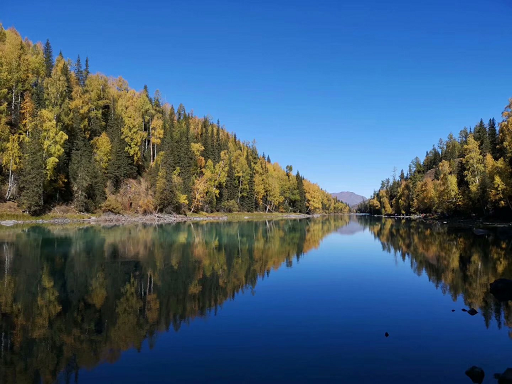
#> input picture 7.图像几何变换之镜像仿射透视/code/scenery.png, 512 x 384 px
$ python 7-1-flip.py
#> lines starting #> are read from the running program, lines starting #| are printed output that depends on the picture
import cv2
import numpy as np
import matplotlib.pyplot as plt

# 读取图片
img = cv2.imread('scenery.png')
#> img is the input picture: shape (384, 512, 3); mean B, G, R 117.2, 91.6, 64.3
src = cv2.cvtColor(img, cv2.COLOR_BGR2RGB)

# 图像翻转
img1 = cv2.flip(src, 0)  # 参数=0以X轴为对称轴翻转
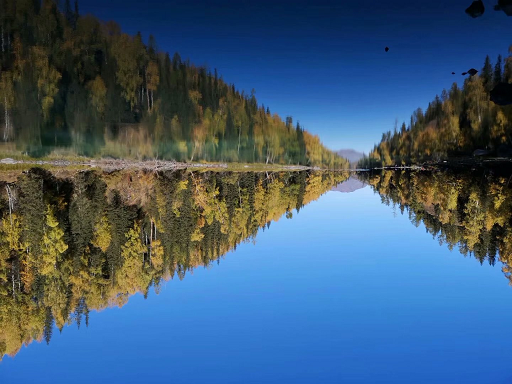
#> img1: shape (384, 512, 3); mean R, G, B 64.3, 91.6, 117.2
img2 = cv2.flip(src, 1)  # 参数>0以Y轴为对称轴翻转
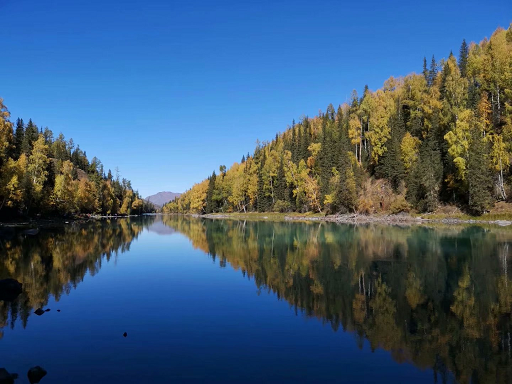
#> img2: shape (384, 512, 3); mean R, G, B 64.3, 91.6, 117.2
img3 = cv2.flip(src, -1)  # 参数<0以X轴和Y轴翻转
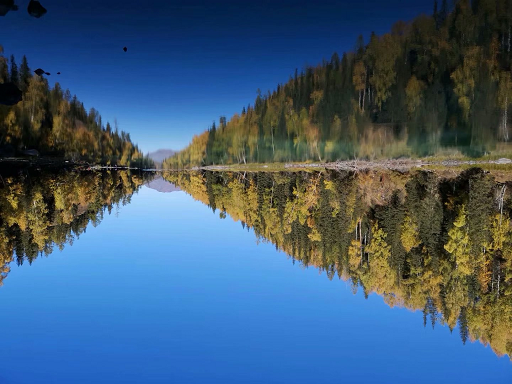
#> img3: shape (384, 512, 3); mean R, G, B 64.3, 91.6, 117.2

# 显示图形
titles = ['Source', 'Image1', 'Image2', 'Image3']
images = [src, img1, img2, img3]
for i in range(4):
    plt.subplot(2, 2, i + 1), plt.imshow(images[i], 'gray')
    plt.title(titles[i])
    plt.xticks([]), plt.yticks([])
plt.show()
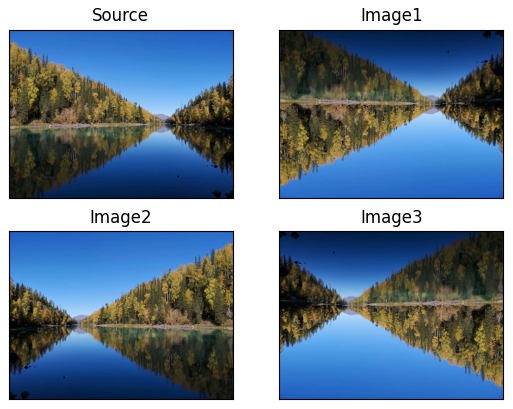
#> figure drawn by matplotlib, 4 panels
